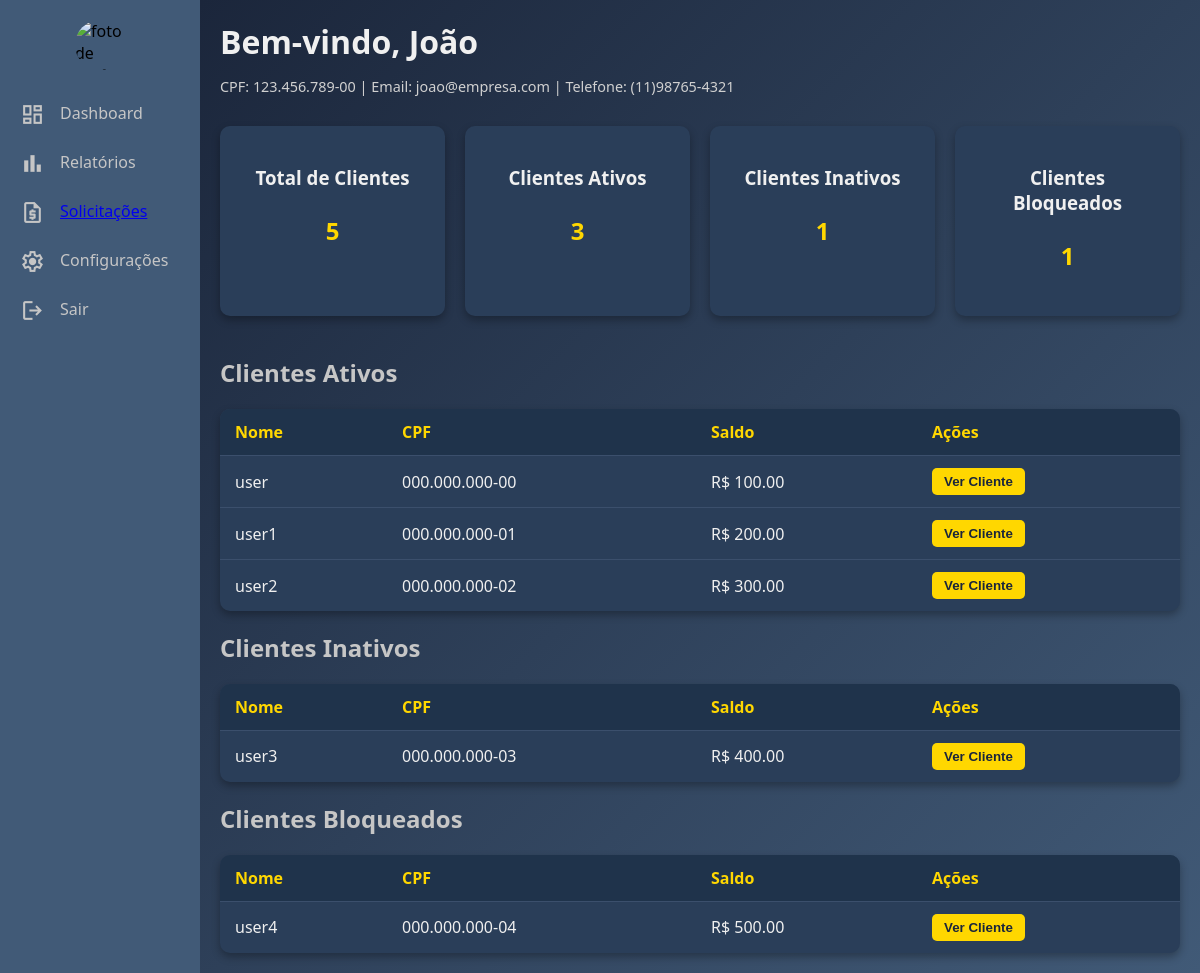
The app's page /users/perfil/ (signed in) with its own data.
### users/models.py (models this page shows, shortened)
class Gerente(models.Model):
    nome = models.CharField(max_length=150)
    cpf = models.CharField(max_length=14, unique=True, validators=[cpf_validator])
    email = models.EmailField(unique=True)
    telefone = models.CharField(max_length=15, validators=[telefone_validator])
    matricula = models.CharField(max_length=20, unique=True)
    data_admissao = models.DateField()
    data_de_nascimento = models.DateField()
    salario = models.DecimalField(max_digits=10, decimal_places=2)
    password = models.CharField(max_length=128)
    admUser = models.BooleanField(default=True)

class Cliente(models.Model):
    gerente_responsavel = models.ForeignKey(
        Gerente,
        on_delete=models.SET_NULL,
        null=True,
        blank=True,
        related_name="clientes"
    )
    numero_da_conta = models.CharField(
        max_length=20,
        unique=True,
        default=gerar_numero_conta
    )
    cpf = models.CharField(max_length=14, unique=True, validators=[cpf_validator])
    username = models.CharField(max_length=150)
    email = models.EmailField(unique=True)
    password = models.CharField(max_length=128)
    data_de_nascimento = models.DateField()
    telefone = models.CharField(max_length=14, validators=[telefone_validator])
    data_de_cadastro = models.DateTimeField(auto_now_add=True)
    saldo = models.DecimalField(max_digits=10, decimal_places=2, default=0.00)
    tipo_de_conta = models.CharField(
        max_length=20,
        choices=[
            ('corrente', 'Conta Corrente'),
            ('poupanca', 'Conta Poupança'),
            ('salario', 'Conta Salário'),
        ]
    )
    status_conta = models.CharField(max_length=20, default='ativa')
    admUser = models.BooleanField(default=False)

### users/views.py (the view)
# urls.py: path('perfil/', views.view_perfil, name='perfil'),
def view_perfil(request):
    if "user_id" not in request.session:
        return redirect("users:login")
    user_id = request.session["user_id"]
    admUser = request.session.get("admUser", False)
    if admUser:
        user = Gerente.objects.get(id=user_id)
        clientes = user.clientes.all()
        clientes_ativos = clientes.filter(status_conta='ativa')
        clientes_inativos = clientes.filter(status_conta='inativa')
        clientes_bloqueados = clientes.filter(status_conta='bloqueada')
        saldo_total = clientes_ativos.aggregate(total=Sum('saldo'))['total'] or 0
        return render(
            request,
            "users/perfil/gerente/index.html",
            {
                "user": user,
                "clientes": clientes,
                "clientes_ativos": clientes_ativos,
                "clientes_inativos": clientes_inativos,
                "clientes_bloqueados": clientes_bloqueados,
                "saldo_total": saldo_total,
            }
        )
    user = Cliente.objects.get(id=user_id)
    return render(request, "users/perfil/cliente/index.html", {"user": user})

### templates/users/perfil/gerente/index.html (shortened to what this page needs)
<!DOCTYPE html>
<html lang="pt-BR">
<head>
    {% load static %}
    <link rel="stylesheet" href="{% static 'perfil/gerente/index/style.css' %}">
</head>
<body>
    <div class="container">
        <div class="sidebar">
            <div class="perfil">
                <img src="https://cdn.pixabay.com/photo/2015/10/05/22/37/blank-profile-picture-973460_1280.png" alt="foto de perfil">
            </div>
            <ul class="sidebar-list">
                <li>
                    <i class="material-symbols-outlined">dashboard</i>
                    <span class="sidebar-text">Dashboard</span>
                </li>
                <li>
                    <i class="material-symbols-outlined">bar_chart</i>
                    <span class="sidebar-text">Relatórios</span>
                </li>
                <li>
                    <i class="material-symbols-outlined">request_quote</i>
                    <a href="{% url 'users:lista_solicitacoes_gerente' %}" class="sidebar-text">Solicitações</a>
                </li>
                <li>
                    <i class="material-symbols-outlined">settings</i>
                    <span class="sidebar-text">Configurações</span>
                </li>
                <li>
                    <i class="material-symbols-outlined">logout</i>
                    <span class="sidebar-text">Sair</span>
                </li>
            </ul>
        </div>
        <div class="main">
            <header class="main-header">
                <h1>Bem-vindo, {{ user.nome }}</h1>
                <p>CPF: {{ user.cpf }} | Email: {{ user.email }} | Telefone: {{ user.telefone }}</p>
            </header>
            <section class="dashboard-cards">
                <div class="card">
                    <h3>Total de Clientes</h3>
                    <p>{{ clientes|length }}</p>
                </div>
                <div class="card">
                    <h3>Clientes Ativos</h3>
                    <p>{{ clientes_ativos|length }}</p>
                </div>
                <div class="card">
                    <h3>Clientes Inativos</h3>
                    <p>{{ clientes_inativos|length }}</p>
                </div>
                <div class="card">
                    <h3>Clientes Bloqueados</h3>
                    <p>{{ clientes_bloqueados|length }}</p>
                </div>
            </section>
            <section class="clientes-ativos">
                <h2>Clientes Ativos</h2>
                {% if clientes_ativos %}
                    <table>
                        <thead>
                            <tr>
                                <th>Nome</th>
                                <th>CPF</th>
                                <th>Saldo</th>
                                <th>Ações</th>
                            </tr>
                        </thead>
                        <tbody>
                            {% for cliente in clientes_ativos %}
                                <tr>
                                    <td>{{ cliente.username }}</td>
                                    <td>{{ cliente.cpf }}</td>
                                    <td>R$ {{ cliente.saldo }}</td>
                                    <td>
                                        <button onclick="window.location.href='/users/cliente/{{ cliente.id }}/'">Ver Cliente</button>
                                    </td>
                                </tr>
                            {% endfor %}
                        </tbody>
                    </table>
                {% else %}
                    <p>Nenhum cliente ativo.</p>
                {% endif %}
            </section>
            <section class="clientes-ativos">
                <h2>Clientes Inativos</h2>
                {% if clientes_inativos %}
                    <table>
                        <thead>
                            <tr>
                                <th>Nome</th>
                                <th>CPF</th>
                                <th>Saldo</th>
                                <th>Ações</th>
                            </tr>
                        </thead>
                        <tbody>
                            {% for cliente in clientes_inativos %}
                                <tr>
                                    <td>{{ cliente.username }}</td>
                                    <td>{{ cliente.cpf }}</td>
                                    <td>R$ {{ cliente.saldo }}</td>
                                    <td>
                                        <button onclick="window.location.href='/users/cliente/{{ cliente.id }}/'">Ver Cliente</button>
                                    </td>
                                </tr>
                            {% endfor %}
                        </tbody>
                    </table>
                {% else %}
                    <p>Nenhum cliente inativo.</p>
                {% endif %}
            </section>
            <section class="clientes-ativos">
                <h2>Clientes Bloqueados</h2>
                {% if clientes_bloqueados %}
                    <table>
                        <thead>
                            <tr>
                                <th>Nome</th>
                                <th>CPF</th>
                                <th>Saldo</th>
                                <th>Ações</th>
                            </tr>
                        </thead>
                        <tbody>
                            {% for cliente in clientes_bloqueados %}
                                <tr>
                                    <td>{{ cliente.username }}</td>
                                    <td>{{ cliente.cpf }}</td>
                                    <td>R$ {{ cliente.saldo }}</td>
                                    <td>
                                        <button onclick="window.location.href='/users/cliente/{{ cliente.id }}/'">Ver Cliente</button>
                                    </td>
                                </tr>
                            {% endfor %}
                        </tbody>
                    </table>
                {% else %}
                    <p>Nenhum cliente bloqueado.</p>
                {% endif %}
            </section>
        </div>
    </div>
</body>
</html>

### static/perfil/gerente/index/style.css (style rules this page uses)
body { background-color: #1B263B; font-family: 'Segoe UI', Tahoma, Geneva, Verdana, sans-serif; margin: 0; padding: 0; }
.sidebar { position: fixed; width: 65px; height: 100%; top: 0; left: 0; background-color: #415A77; transition: width 0.5s ease; z-index: 1000; overflow: hidden; display: flex; flex-direction: column; }
.perfil > img { width: 50px; height: 50px; border-radius: 50%; display: block; margin: 20px auto; }
.sidebar-list { list-style: none; padding: 0; margin: 0; width: 100%; color: #c6c6c6; }
.sidebar-list li { display: flex; padding: 12px 20px; cursor: pointer; width: 100%; box-sizing: border-box; transition: background-color 0.3s, color 0.3s; }
.sidebar-list li i { font-size: 25px; min-width: 30px; }
.sidebar-text { opacity: 0; margin-left: 10px; white-space: nowrap; transition: opacity 0.3s ease; }
.main { margin-left: 65px; padding: 20px; color: #c6c6c6; min-height: 100vh; background: linear-gradient(135deg, #1B263B, #415A77); transition: margin-left 0.5s ease; }
.main-header { margin-bottom: 30px; }
.main-header h1 { font-size: 2em; margin: 0; color: #F0F0F0; }
.main-header p { font-size: 0.9em; color: #D0D0D0; }
.dashboard-cards { display: flex; gap: 20px; margin-bottom: 40px; }
.card { flex: 1; background-color: #2A3E59; border-radius: 10px; padding: 20px; text-align: center; box-shadow: 0 4px 8px rgba(0,0,0,0.3); transition: transform 0.3s, background-color 0.3s; }
.card h3 { margin-bottom: 10px; color: #F0F0F0; }
.card p { font-size: 1.5em; font-weight: bold; color: #FFD700; }
.clientes-ativos table { width: 100%; border-collapse: collapse; background-color: #2A3E59; border-radius: 10px; overflow: hidden; box-shadow: 0 4px 8px rgba(0,0,0,0.3); }
.clientes-ativos th, .clientes-ativos td { padding: 12px 15px; text-align: left; }
.clientes-ativos thead { background-color: #1F334B; }
.clientes-ativos th { color: #FFD700; }
.clientes-ativos td { border-top: 1px solid #3B4F6C; color: #F0F0F0; }
.clientes-ativos button { background-color: #FFD700; border: none; color: #1B263B; padding: 6px 12px; border-radius: 5px; cursor: pointer; font-weight: bold; transition: background-color 0.3s; }

### records on screen
Gerente: nome "João", cpf "123.456.789-00", email "joao@empresa.com", telefone "(11)98765-4321"
Cliente: username "user", cpf "000.000.000-00", saldo "100.00"
Cliente: username "user1", cpf "000.000.000-01", saldo "200.00"
Cliente: username "user2", cpf "000.000.000-02", saldo "300.00"
Cliente: username "user3", cpf "000.000.000-03", saldo "400.00"
Cliente: username "user4", cpf "000.000.000-04", saldo "500.00"

### other values on screen
{{ clientes|length }} "5"
{{ clientes_ativos|length }} "3"
{{ clientes_inativos|length }} "1"
{{ clientes_bloqueados|length }} "1"
